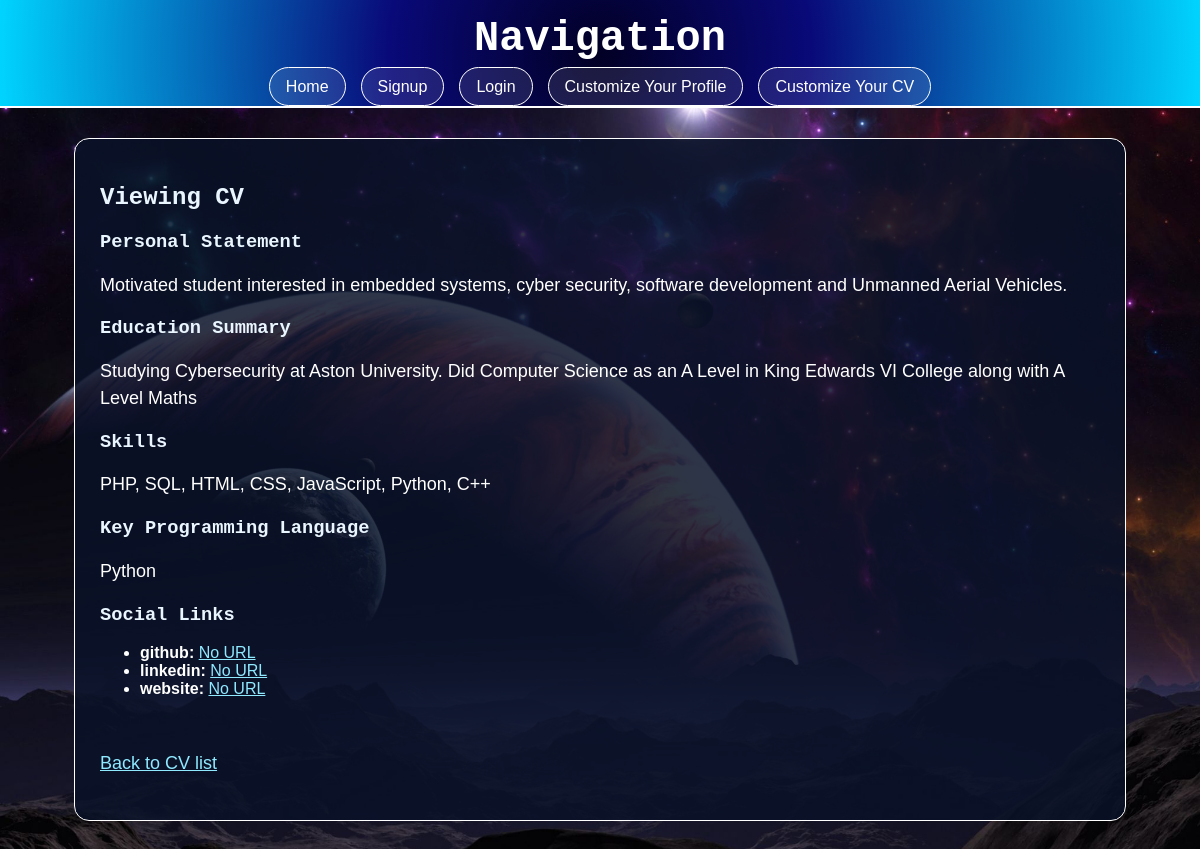
/view_cv.php?user_id=1, run on the app's committed database.
### tables this page shows
CREATE TABLE IF NOT EXISTS cvs (
    id bigint(20) UNSIGNED NOT NULL PRIMARY KEY AUTO_INCREMENT,
    user_id bigint(20) UNSIGNED NOT NULL,
    education_summary TEXT DEFAULT NULL,
    personal_statement TEXT DEFAULT NULL,
    skills TEXT DEFAULT NULL,
    key_programming_language TEXT DEFAULT NULL,
    CONSTRAINT unique_cvs_uid UNIQUE (user_id),
    CONSTRAINT fk_c_uid FOREIGN KEY (user_id) REFERENCES users(id)
                               ON DELETE CASCADE
);

CREATE TABLE IF NOT EXISTS cv_socials (
    id bigint(20) UNSIGNED NOT NULL PRIMARY KEY AUTO_INCREMENT,
    cv_id bigint(20) UNSIGNED NOT NULL,
    url VARCHAR(500) DEFAULT NULL,
    social_name VARCHAR(30) NOT NULL,
    CONSTRAINT fk_cv_id FOREIGN KEY (cv_id) REFERENCES cvs(id)
                                      ON DELETE CASCADE



);

### view_cv.php (the view, shortened to what this page needs)
<?php
$db_host = "";
$db_user = "";
$db_pass = "";
$db_name = "";
$conn = mysqli_connect($db_host, $db_user, $db_pass, $db_name);
$viewing_user_id = $_GET["user_id"] ?? "";
function get_user_cv($conn, $user_id): array
{
    $sql_statement = mysqli_prepare($conn, "SELECT id, personal_statement, education_summary, skills, key_programming_language FROM cvs WHERE user_id = ?");
    mysqli_stmt_bind_param($sql_statement, "i", $user_id);
    mysqli_stmt_execute($sql_statement);
    $result = mysqli_stmt_get_result($sql_statement);
    if ($result && mysqli_num_rows($result) > 0) {
        $cv = mysqli_fetch_assoc($result);
        return [
                "success" => true,
                "error" => "",
                "cv" => $cv
        ];
    }
    return [
            "success" => false,
            "error" => "CV not found. // Does not exist",
            "cv" => null
    ];
}
function get_cv_socials($conn, $cv_id): array
{
    $sql_statement = mysqli_prepare($conn, "SELECT id, url, social_name FROM cv_socials WHERE cv_id = ?");
    mysqli_stmt_bind_param($sql_statement, "i", $cv_id);
    mysqli_stmt_execute($sql_statement);
    $result = mysqli_stmt_get_result($sql_statement);
    if ($result && mysqli_num_rows($result) > 0) {
        $socials = [];
        while ($row = mysqli_fetch_assoc($result)) {
            $socials[] = $row;
        }
        return [
                "success" => true,
                "error" => "",
                "socials" => $socials
        ];
    }
    return [
            "success" => false,
            "error" => "No rows returned",
            "socials" => ""
    ];
}
$main_cv = get_user_cv($conn, $viewing_user_id);
$cv_success = $main_cv["success"];
$cv_error = $main_cv["error"];
$the_cv = $main_cv["cv"];
$cv_id = $the_cv["id"];
$cv_socials = get_cv_socials($conn, $cv_id);
$social_success = $cv_socials["success"];
$the_socials = $cv_socials["socials"];
?>
<!DOCTYPE html>
<html lang="en">
<head>
    <link rel="stylesheet" href="css/style.css">
</head>
<body>
<header id="main-header">
    <h1 id="Navi">Navigation</h1>
    <nav>
        <ul class="navigation_links">
            <li><a href="index.php">Home</a></li>
            <li><a href="signup.php">Signup</a></li>
            <li><a href="login.php">Login</a></li>
            <li><a href="profile.php">Customize Your Profile</a></li>
            <li><a href="customize_cv.php">Customize Your CV</a></li>
        </ul>
    </nav>
</header>
<main>
    <section id="cv">
        <h2>Viewing CV</h2>
        <?php if (!$cv_success): ?>
            <p style="color:red;"><?php echo htmlspecialchars($cv_error); ?></p>
        <?php else: ?>
        <article class="the_entire_cv">
            <h3>Personal Statement</h3>
            <p>
                <?php echo nl2br(htmlspecialchars($the_cv["personal_statement"] ?? "No personal statement?")); ?>
            </p>
            <h3>Education Summary</h3>
            <p>
                <?php echo nl2br(htmlspecialchars($the_cv["education_summary"] ?? "No education summary?")); ?>
            </p>
            <h3>Skills</h3>
            <p>
                <?php echo nl2br(htmlspecialchars($the_cv["skills"] ?? "No skills?")); ?>
            </p>
            <h3>Key Programming Language</h3>
            <p>
                <?php echo htmlspecialchars($the_cv["key_programming_language"] ?? "Not provided"); ?>
            </p>
            <h3>Social Links</h3>
            <?php if (!$social_success || empty($the_socials)): ?>
                <p>Where are your socials blud</p>
            <?php else: ?>
                <ul>
                    <?php foreach ($the_socials as $social): ?>
                        <li>
                            <strong><?php echo htmlspecialchars($social["social_name"] ?? "Social"); ?>:</strong>
                            <a href="<?php echo htmlspecialchars($social["url"] ?? "#"); ?>" target="_blank">
                                <?php echo htmlspecialchars($social["url"] ?? "No URL"); ?>
                            </a>
                        </li>
                    <?php endforeach; ?>
                </ul>
            <?php endif; ?>
            <br>
            <p>
                <a href="index.php">Back to CV list</a>
            </p>
            <?php endif; ?>
    </section>
</main>
</body>
</html>

### css/style.css (style rules this page uses)
body { margin: 0; background-image: url("css_images/wp11018821-space-2560x1440-wallpapers.jpg"); background-repeat: no-repeat; background-attachment: fixed; background-size: cover; background-color: #0a1228; color: white; font-family: Aptos, Helvetica, sans-serif; }
#main-header { text-align: center; background: radial-gradient(circle, #020024 0%, #090979 35%, #00d4ff 100%); border-bottom: 2px solid white; padding-bottom: 10px; }
#Navi { margin: 0; padding: 15px 0; font-family: "Aptos", Courier, monospace; font-size: 42px; }
.navigation_links { list-style: none; margin: 0; padding: 0; display: flex; justify-content: center; gap: 15px; flex-wrap: wrap; }
.navigation_links a { color: white; text-decoration: none; border: 1px solid white; border-radius: 20px; padding: 10px 16px; background-color: rgba(255, 255, 255, 0.1); }
main { width: 85%; max-width: 1000px; margin: 30px auto; padding: 25px; background-color: rgba(10, 18, 40, 0.85); border: 1px solid white; border-radius: 15px; }
h2, h3 { font-family: "Aptos", Courier, monospace; color: #eaf6ff; }
p { font-size: 18px; line-height: 1.5; }
a { color: #8fe9ff; }

### data on the page
cvs: personal_statement "Motivated student interested in embedded systems, cyber security, software development and Unmanned Aerial Vehicles.", education_summary "Studying Cybersecurity at Aston University. Did Computer Science as an A Level in King Edwards VI College along with A Level Maths", skills "PHP, SQL, HTML, CSS, JavaScript, Python, C++", key_programming_language "Python"
cv_socials: social_name "github", url "No URL"
cv_socials: social_name "linkedin", url "No URL"
cv_socials: social_name "website", url "No URL"
